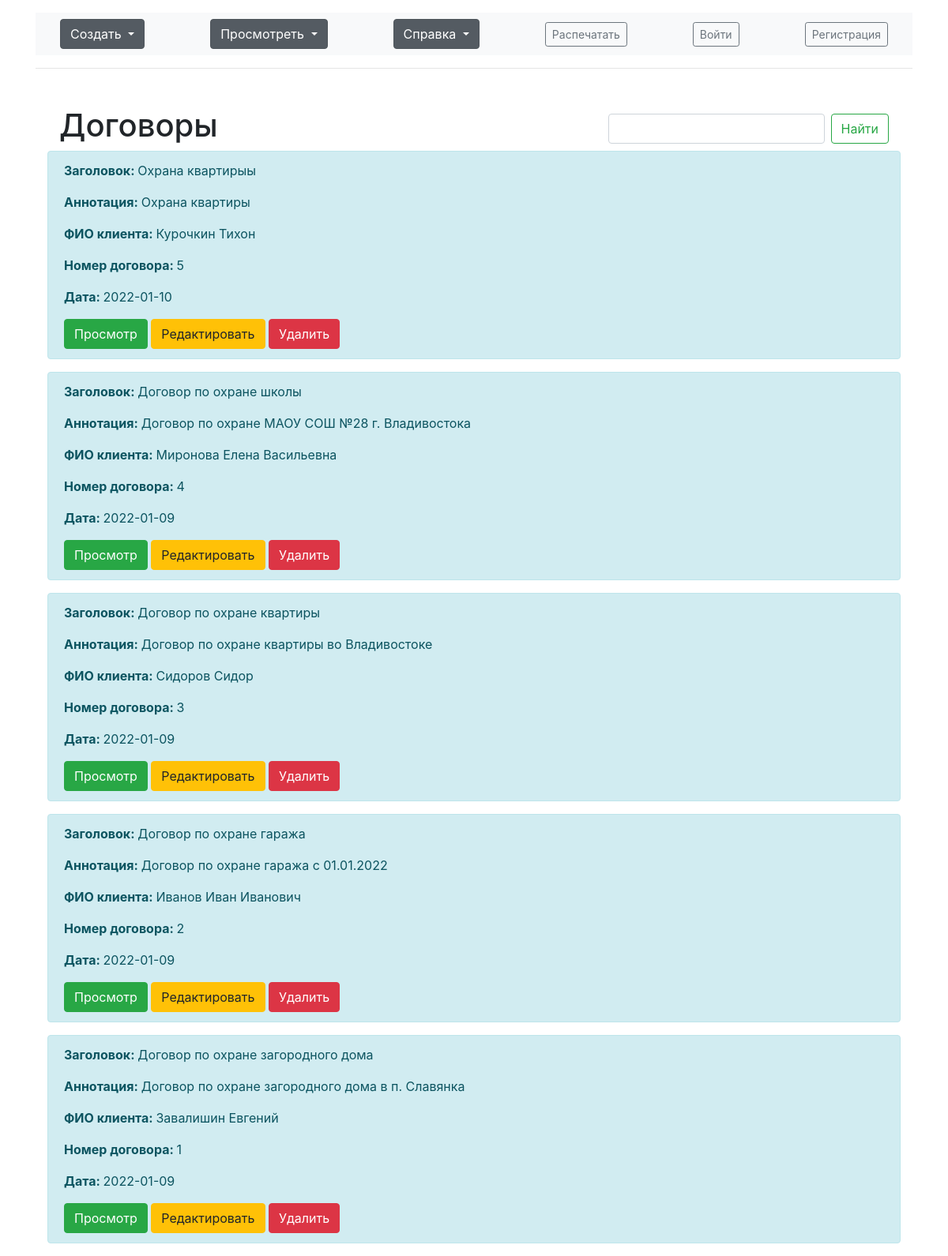
The app's page /contracts with its own data.
### app.py (models this page shows, shortened)
class Contract(db.Model):  # создаем класс Договоры
    contract_id = db.Column(db.Integer, primary_key=True)  # создаем поля
    title = db.Column(db.String(100), nullable=False)
    client_person = db.Column(db.String(100), nullable=False)
    object_adres = db.Column(db.String(100), nullable=False)
    client_name = db.Column(db.String(100), nullable=False)  # имя клиента
    intro = db.Column(db.String(300), nullable=False)
    text = db.Column(db.Text, nullable=False)
    cost = db.Column(db.Integer, nullable=False)
    type_service = db.Column(db.Integer, nullable=False)  # тип услуги
    date = db.Column(db.DateTime, default=datetime.utcnow)

### app.py (the view)
@app.route('/contracts')
def contracts():
    q = request.args.get('q')
    if q:
        contracts = Contract.query.filter(Contract.title.contains(q) | Contract.text.contains(
            q) | Contract.contract_id.contains(q) | Contract.client_name.contains(q) | Contract.type_service.contains(q) | Contract.object_adres.contains(q) | Contract.intro.contains(q)).all()
    else:
        contracts = Contract.query.order_by(Contract.date.desc()).all()
    return render_template("contracts.html", contracts=contracts)

### templates/contracts.html (shortened to what this page needs)
{% extends 'base.html' %}
{% block body %}
<div class="container mt-5">
    <div class="container d-flex justify-content-between ">
        <H1>Договоры  </H1>
        <form class="form-inline my-2 my-lg-0">
            <input class="form-control mr-sm-2" type="search" placeholder="Поиск" aria-label="Search" name="q" value="{{ request.args.get('q', '') }} ">
            <button class="btn btn-outline-success my-2 my-sm-0" type="submit">Найти</button>
        </form>
    </div>
    {% if contracts|length > 0 %}
        {% for el in contracts %}
        <div class="alert alert-info">
            <p> <b>Заголовок: </b> {{ el.title }}</p>
            <p><b>Аннотация: </b> {{ el.intro }}</p>
            <p><b>ФИО клиента: </b> {{ el.client_name }}</p>
            <p><b>Номер договора: </b> {{ el.contract_id }} </p>
            <p><b>Дата: </b> {{ el.date.date() }} </p>
            <a href="/contracts/{{ el.contract_id }}" class="btn btn-success"> Просмотр </a>
            <a href="/contracts/{{ el.contract_id }}/update" class="btn btn-warning"> Редактировать </a>
            <a href="/contracts/{{ el.contract_id }}/del" class="btn btn-danger"> Удалить </a>
        </div>
        {% endfor %}
    {% else: %}
    <p>В базе данных нет договоров</p>
    {% endif %}
</div>
{% endblock %}

### static/css/main.css (style rules this page uses)
body { margin: 0; font-family: var(--bs-body-font-family); font-size: var(--bs-body-font-size); font-weight: var(--bs-body-font-weight); line-height: var(--bs-body-line-height); color: var(--bs-body-color); text-align: var(--bs-body-text-align); background-color: var(--bs-body-bg); -webkit-text-size-adjust: 100%; -webkit-tap-highlight-color: transparent; }

### records on screen
Contract: title "Охрана квартирыы", intro "Охрана квартиры", client_name "Курочкин Тихон", contract_id "5", date "2022-01-10"
Contract: title "Договор по охране школы", intro "Договор по охране МАОУ СОШ №28 г. Владивостока", client_name "Миронова Елена Васильевна", contract_id "4", date "2022-01-09"
Contract: title "Договор по охране квартиры", intro "Договор по охране квартиры во Владивостоке", client_name "Сидоров Сидор", contract_id "3", date "2022-01-09"
Contract: title "Договор по охране гаража", intro "Договор по охране гаража с 01.01.2022", client_name "Иванов Иван Иванович", contract_id "2", date "2022-01-09"
Contract: title "Договор по охране загородного дома", intro "Договор по охране загородного дома в п. Славянка", client_name "Завалишин Евгений", contract_id "1", date "2022-01-09"
